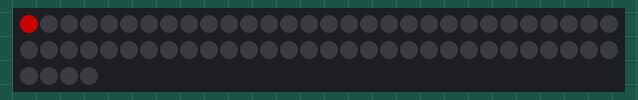
Bench run of a sketch on a simulated Arduino Uno, built with avr-gcc and run on an emulated ATmega328P. Shown: 64 RGB LEDs in strip order, left to right, continuing on the next row. Dim RGB values are drawn brighter than linear.

Above: at 0.01 s.
At 4.7 s:
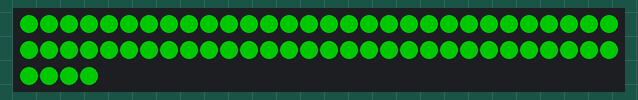
At 13.44 s:
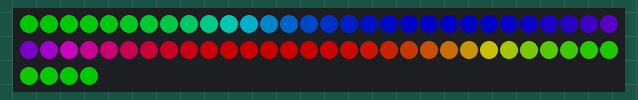
At 22.3 s:
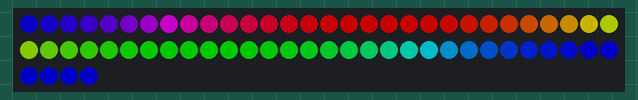
At 31.07 s:
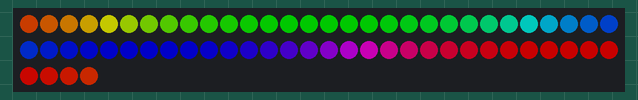
At 39.85 s:
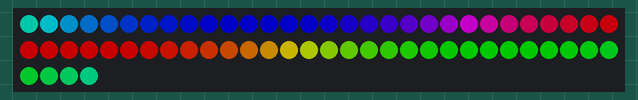

Measured:
- what the display in image 1 shows lasts 1.0 s, from 4.7 s to 5.7 s

The sketch:

sketch.ino
```cpp
#include <Adafruit_NeoPixel.h>

#define pin 3
#define leds 64
#define brightness 100

Adafruit_NeoPixel line(leds, pin, NEO_GRB + NEO_KHZ800);

void setup() {
  line.begin();
  line.setBrightness(brightness);
  line.show();
}

void loop() {
  // 1) Красная змейка
  for(int i=0; i<leds; ++i) {
    line.setPixelColor(i, 255, 0, 0);
    line.show();
    delay(70);
  }

  // 2) Все зеленое
  for(int i=0; i<leds; ++i) {
    line.setPixelColor(i, 0, 255, 0);
  }
  line.show();
  delay(1000);
  // радуга
  for(long c=0;c<5*65536;c+=256) {
    for(int i=0;i<leds;++i) {
      int color=c+(i*65536L/leds);
      line.setPixelColor(i,line.gamma32(line.ColorHSV(color)));
    }
    line.show();
    delay(10);
  }
  // гимн
  for(int i=0;i<leds;++i) {
    if(i<24) {
      line.setPixelColor(i,255,255,255);
    } else if(i < 40) {
      line.setPixelColor(i,0,0,255);
    } else {
      line.setPixelColor(i,255,0,0);
    }
  }
  line.show();
  delay(5000);

  line.clear();
  line.show();
  delay(500);
}
```
